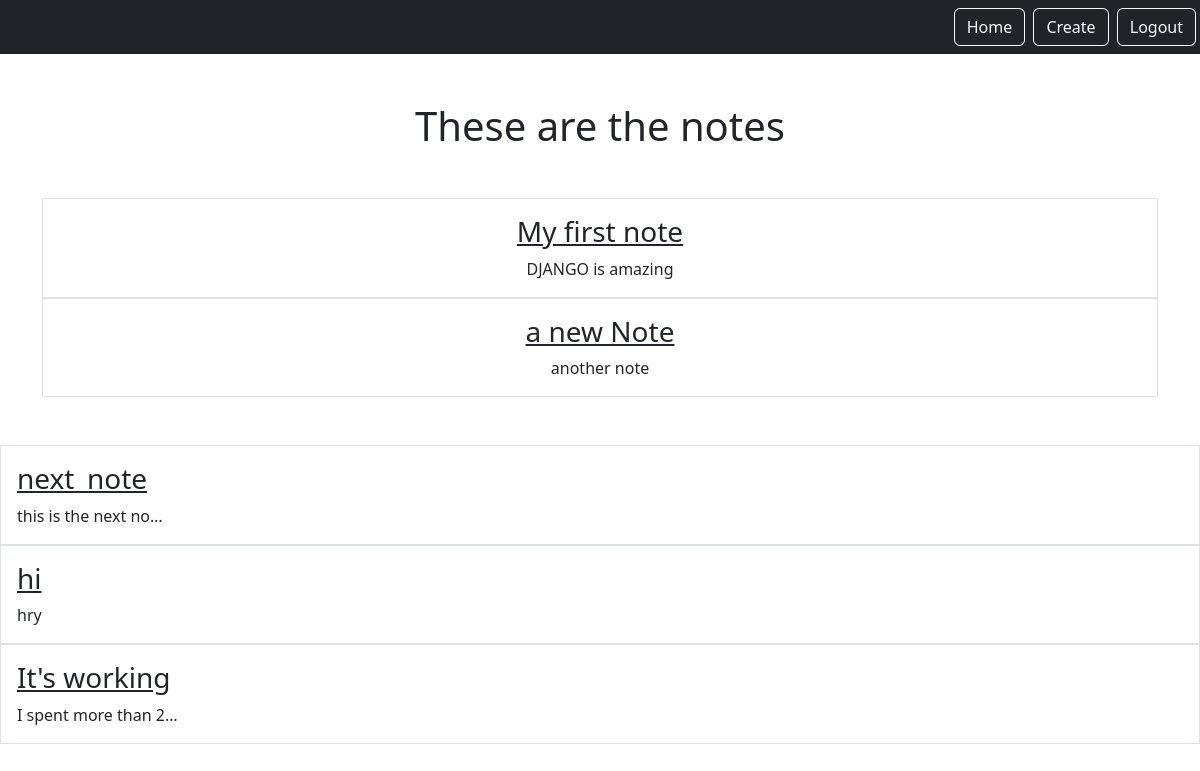
/smart/notes (signed in), run on an earlier commit of the app's database.
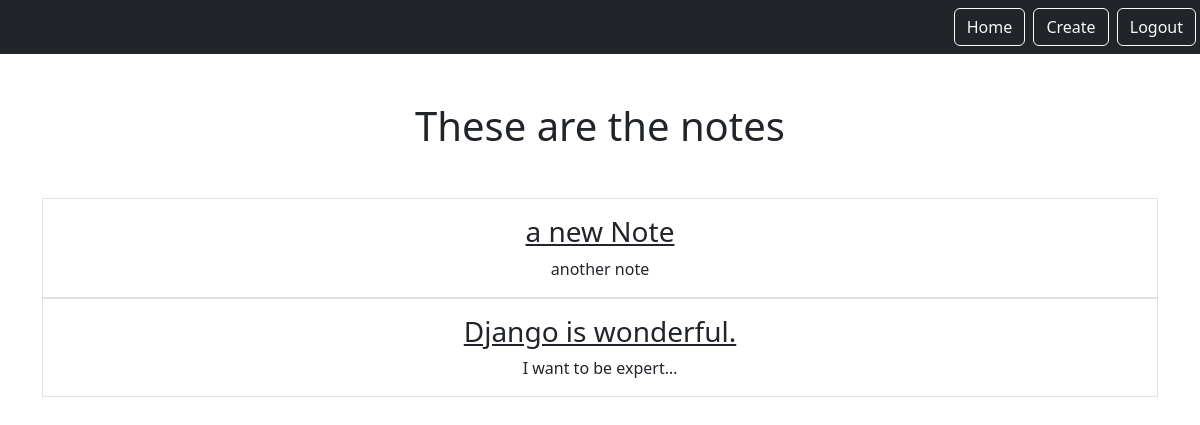
And on a later commit of the database.
### notes/models.py (models this page shows)
class Notes(models.Model):
    tittle = models.CharField(max_length=200)
    text = models.TextField()
    created = models.DateTimeField(auto_now_add = True)
    user = models.ForeignKey(User, on_delete = models.CASCADE, related_name = "notes")

### notes/views.py (the view)
# urls.py: path('notes', views.NotesListView.as_view(), name="notes.list"),
class NotesListView(LoginRequiredMixin,ListView): #end point create
    model = Notes
    context_object_name = 'notes'
    template_name = "notes/notes_list.html" # don't need if we follow the proper name for the class
    login_url = '/admin'
    def get_queryset(self):
        return self.request.user.notes.all()

### notes/templates/notes/notes_list.html
{% extends "base.html" %}
{% block content %}
<h1 class="my-5">These are the notes</h1>
    <div class="row row-cols3 g-2">
        {% for note in notes %}
        <div class="col">
            <div class="p-3 border">
                <a href="{% url 'notes.detail' pk=note.id %}" class="text-dark text-decoration-non">
                    <h3>{{note.tittle}}</h3>
                </a>
                {{note.text|truncatechars:20}}
            </div>
        </div>
    </div>
       {% endfor %}
{% endblock %}

### static/templates/base.html (shortened to what this page needs)
{% load static %}
<html>
    <head>
        <link href="https://cdn.jsdelivr.net/npm/bootstrap@5.3.2/dist/css/bootstrap.min.css" rel="stylesheet">
    </head>
    <body>
        <nav class="navbar navbar-dark bg-dark">
            <div class='ms-auto'>
                {% if user.is_authenticated %}
                <a href="{%  url 'notes.list' %}" class="btn btn-outline-light me-1">Home</a>
                <a href="{%  url 'notes.new' %}" class="btn btn-outline-light me-1">Create</a>
                <a href="{%  url 'logout' %}" class="btn btn-outline-light me-1">Logout</a>
                {% else %}
                <a href="{%  url 'login' %}" class="btn btn-outline-light me-1">Login</a>
                <a href="{%  url 'signup' %}" class="btn btn-outline-light me-1">SignUp</a>
                {% endif %}
            </div>
        </nav>
        <div class="my-5 text-center container">
        {% block content %}
        {% endblock %}
    </body>
</html>

What changed in the data, as far as the page shows it:
removed Notes: tittle "My first note", text "DJANGO is amazing"
removed Notes: tittle "next_note", text "this is the next no…"
removed Notes: tittle "hi", text "hry"
removed Notes: tittle "It's working", text "I spent more than 2…"
added Notes: tittle "Django is wonderful.", text "I want to be expert…"
